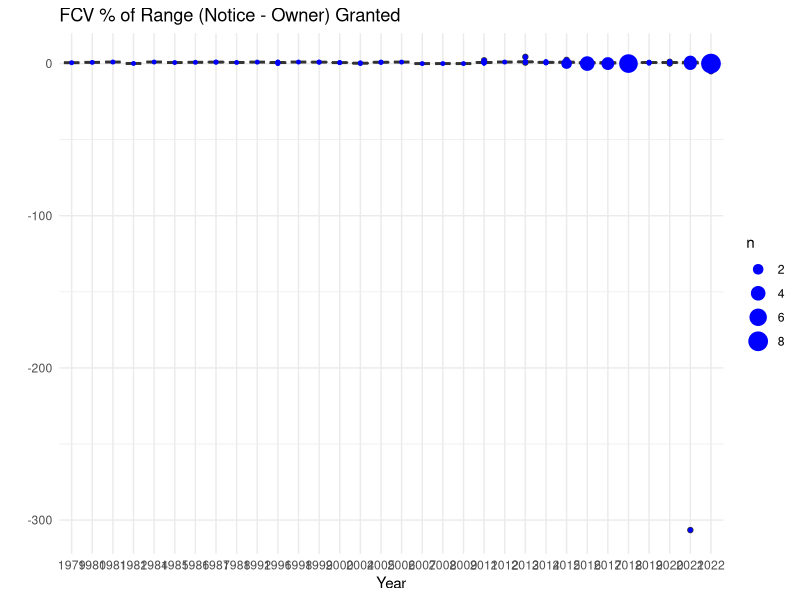
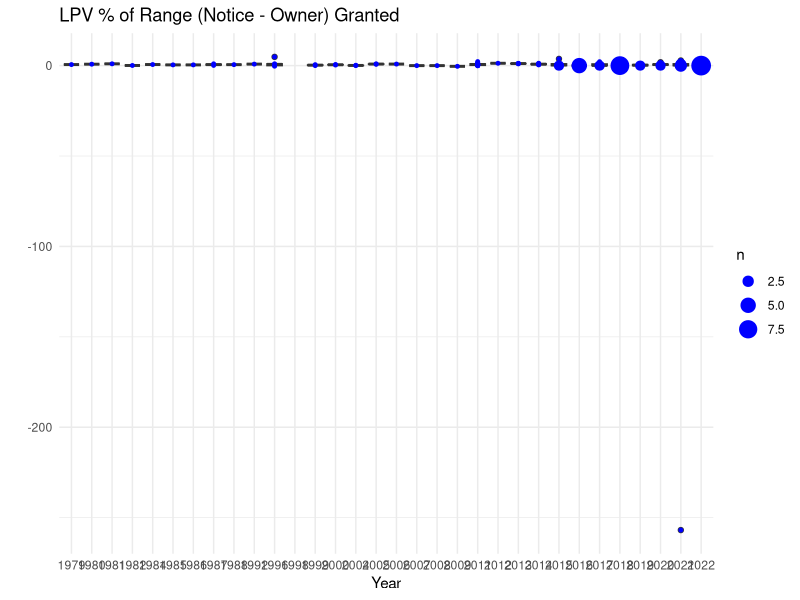

R code for these plots, in order:

library(tidyverse)

# read data into tibble
petitions <- read_csv("Updated/Master_edited_new.csv")

# create identifier
petitions$ID <- 1:nrow(petitions)

# rename relevant columns
names(petitions)[1] <- 'include'
names(petitions)[3] <- 'tax_year'
names(petitions)[11] <- 'FCV_owner'
names(petitions)[12] <- 'LPV_owner'
names(petitions)[13] <- 'FCV_notice'
names(petitions)[14] <- 'LPV_notice'
names(petitions)[15] <- 'FCV_decision'
names(petitions)[16] <- 'LPV_decision'
names(petitions)[19] <- 'outcome'
names(petitions)[20] <- 'outcome_details'
names(petitions)[21] <- 'FCV_change'
names(petitions)[22] <- 'LPV_change'

petitions$tax_year = as.character(petitions$tax_year)
pet = subset(petitions,include == 1)

pet$FCV_owner = as.numeric(pet$FCV_owner)
pet$LPV_owner = as.numeric(pet$LPV_owner)
pet$FCV_notice = as.numeric(pet$FCV_notice)
pet$LPV_notice = as.numeric(pet$LPV_notice)
pet$FCV_decision = as.numeric(pet$FCV_decision)
pet$LPV_decision = as.numeric(pet$LPV_decision)

pet$FCV_owner_gain = (pet$FCV_notice - pet$FCV_decision)/(pet$FCV_notice - pet$FCV_owner)

p6a <- ggplot(pet %>% pivot_longer(cols = c(FCV_owner_gain), names_to = "variable", values_to = "value"), 
               aes(x = tax_year, y = value)) + 
  geom_boxplot() + theme_minimal()

p6a <- p6a + geom_point(color = "blue",stat = "sum", aes(size = after_stat(n))) +
  labs(title = "FCV % of Range (Notice - Owner) Granted", x = "Year", y = "", color = "Outcome")


pet$LPV_owner_gain = (pet$LPV_notice - pet$LPV_decision)/(pet$LPV_notice - pet$LPV_owner)

p6b <- ggplot(pet %>% pivot_longer(cols = c(LPV_owner_gain), names_to = "variable", values_to = "value"), 
              aes(x = tax_year, y = value)) + 
  geom_boxplot() + theme_minimal()

p6b <- p6b + geom_point(color = "blue",stat = "sum", aes(size = after_stat(n))) +
  labs(title = "LPV % of Range (Notice - Owner) Granted", x = "Year", y = "", color = "Outcome")


